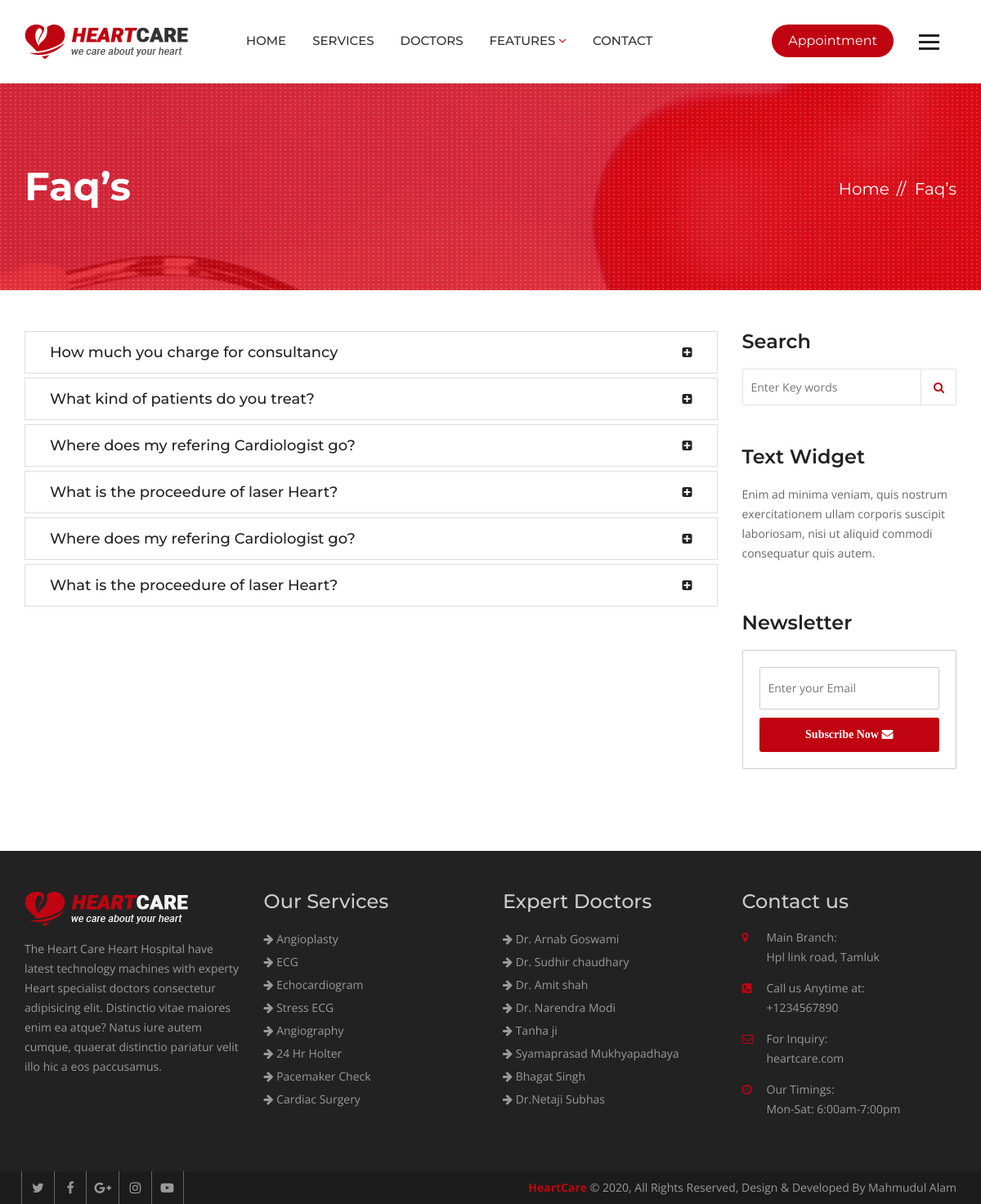
The page /faqs/ on the database its author committed.
### hospital/models.py (models this page shows, shortened)
class Faq(models.Model):
    question = models.CharField(max_length=120)
    answer = models.TextField()

class Service(models.Model):
    title = models.CharField(max_length=120)
    description = models.TextField()
    items = models.ManyToManyField(to='Item',)
    thumbnail = models.ImageField(upload_to='services/')
    cover = models.ImageField(upload_to='services/')
    image1 = models.ImageField(upload_to='services/', blank=True, null=True)
    image2 = models.ImageField(upload_to='services/', blank=True, null=True)

class Doctor(models.Model):
    name = models.CharField(max_length=120)
    speciality = models.CharField(max_length=120)
    picture = models.ImageField(upload_to="doctors/")
    details = models.TextField()
    experience = models.TextField()
    expertize = models.ManyToManyField(to='Expertize', related_name='doctors')
    twitter = models.CharField(max_length=120, blank=True, null=True)
    facebook = models.CharField(max_length=120, blank=True, null=True)
    instagram = models.CharField(max_length=120, blank=True, null=True)

### hospital/views.py (the view)
# urls.py: path('faqs/', views.FaqListView.as_view(), name="faqs"),
class FaqListView(ListView):
    template_name = 'hospital/faqs.html'
    queryset = Faq.objects.all()

### hospital/context_processors.py (called while the page is built)
def footer_content(request):
    services = Service.objects.all()
    doctors = Doctor.objects.all()
    context = {
        'services': services,
        'doctors': doctors
    }
    return context

### templates/hospital/faqs.html (shortened to what this page needs)
{% extends 'base.html' %}
{% block maincontent %}
<div class="inner-banner">
  <div class="container">
    <div class="row">
      <div class="col-md-7">
        <h1>Faq’s</h1>
      </div>
      <div class="col-md-5">
        <ol class="breadcrumb">
          <li><a href="{% url 'index' %}">Home</a></li>
          <li class="active">Faq’s</li>
        </ol>
      </div>
    </div>
  </div>
</div>
<div class="main-content">
  <section class="faqs">
    <div class="container">
      <div class="row">
        <div class="col-md-9">
          <div class="panel-group" id="accordion" role="tablist" aria-multiselectable="true">
            {% for faq in object_list %}
            <div class="panel panel-default">
              <div class="panel-heading" role="tab" id="heading{{ forloop.counter }}">
                <h4 class="panel-title"> <a class="collapsed" role="button" data-toggle="collapse"
                    data-parent="#accordion" href="#collapse{{ forloop.counter }}" aria-expanded="false"
                    aria-controls="collapse{{ forloop.counter }}">
                    {{ faq.question }}</a></h4>
              </div>
            </div>
            {% endfor %}
          </div>
        </div>
        <aside class="col-md-3">
          <div class="sidebar">
            <div class="widget search-widget">
              <h3>Search</h3>
              <form class="search-form">
                <input placeholder="Enter Key words" type="search">
                <button type="submit"><i class="fa fa-search" aria-hidden="true"></i></button>
              </form>
            </div>
            <div class="widget text-widget">
              <h3>Text Widget</h3>
              <p>Enim ad minima veniam, quis nostrum exercitationem ullam corporis suscipit laboriosam, nisi ut
                aliquid commodi consequatur quis autem.</p>
            </div>
            <div class="widget newsletter-widget">
              <h3>Newsletter</h3>
              <form class="newsletter-form">
                <input placeholder="Enter your Email" type="email">
                <button type="submit">Subscribe Now <i class="fa fa-envelope" aria-hidden="true"></i></button>
              </form>
            </div>
          </div>
        </aside>
      </div>
    </div>
  </section>
</div>
{% endblock maincontent %}

### templates/partials/_footer.html
{% load static %}
<footer class="footer">
  <div class="footer-widgets">
    <div class="container">
      <div class="row">
        <div class="col-md-3 col-sm-6">
          <div class="widget"> <img class="ft-logo" src="{% static 'heartcare/images/footer-logo.png' %}" alt="">
            <p>The Heart Care Heart Hospital have latest technology machines with experty Heart specialist doctors
              consectetur adipisicing elit. Distinctio vitae maiores enim ea atque? Natus iure autem cumque, quaerat
              distinctio pariatur velit illo hic a eos paccusamus. </p>
          </div>
        </div>
        <div class="col-md-3 col-sm-6">
          <div class="widget">
            <h3>Our Services</h3>
            <ul>
              {% for service in services|slice:':8' %}
              <li><a href="{% url 'service_details' service.id %}"><i class="fa fa-arrow-right"></i>
                  {{service.title }}</a></li>
              {% endfor %}
            </ul>
          </div>
        </div>
        <div class="col-md-3 col-sm-6">
          <div class="widget">
            <h3>Expert Doctors</h3>
            <ul>
              {% for doctor in doctors|slice:':8' %}
              <li><a href="{% url 'doctor_details' doctor.id %}"><i class="fa fa-arrow-right"></i> {{ doctor.name }}</a>
              </li>
              {% endfor %}
            </ul>
          </div>
        </div>
        <div class="col-md-3 col-sm-6">
          <div class="widget">
            <h3>Contact us</h3>
            <address>
              <ul>
                <li> <span class="icon"><i class="fa fa-map-marker" aria-hidden="true"></i></span> <span
                    class="add-text"><strong>Main Branch:</strong> Hpl link road, Tamluk</span> </li>
                <li> <span class="icon"><i class="fa fa-phone-square" aria-hidden="true"></i></span> <span
                    class="add-text"><strong>Call us Anytime at:</strong> +1234567890</span> </li>
                <li> <span class="icon"><i class="fa fa-envelope-o" aria-hidden="true"></i></span> <span
                    class="add-text"><strong>For Inquiry:</strong> heartcare.com</span> </li>
                <li> <span class="icon"><i class="fa fa-clock-o" aria-hidden="true"></i></span> <span
                    class="add-text"><strong>Our Timings:</strong> Mon-Sat: 6:00am-7:00pm</span> </li>
              </ul>
            </address>
          </div>
        </div>
      </div>
    </div>
  </div>
  <div class="footer-cr">
    <div class="container">
      <div class="row">
        <div class="col-md-6">
          <div class="footer-social"> <a href="#"><i class="fa fa-twitter" aria-hidden="true"></i></a> <a href="#"><i
                class="fa fa-facebook" aria-hidden="true"></i></a> <a href="#"><i class="fa fa-google-plus"
                aria-hidden="true"></i></a> <a href="#"><i class="fa fa-instagram" aria-hidden="true"></i></a> <a
              href="#"><i class="fa fa-youtube-play" aria-hidden="true"></i></a>
          </div>
        </div>
        <div class="col-md-6">
          <p><strong>HeartCare</strong> © {% now 'Y' %}, All Rights Reserved, Design & Developed By Mahmudul Alam</p>
        </div>
      </div>
    </div>
  </div>
</footer>

### heartcare/static/heartcare/css/custom.css (style rules this page uses)
html body { font-family: 'Open Sans', sans-serif; color: #777777; font-size: 14px; }
p { line-height: 24px; }
body h1, body h2, body h3, body h4, body h5, body h6 { font-family: 'Montserrat', sans-serif; margin: 0px; }
body h1 { font-size: 48px; }
body h3 { font-size: 24px; }
body h4 { font-size: 20px; }
.inner-banner { background: url(../images/inner.jpg) no-repeat top center; position: relative; width: 100%; float: left; padding: 100px 0 100px; background-color: #bf0311; z-index: 0; }
.inner-banner:after { background: url(../images/patt.png); position: absolute; left: 0; top: 0; content: ""; width: 100%; height: 100%; }
.inner-banner .container { position: relative; z-index: 99; }
.inner-banner h1 { color: #fff; font-weight: 700; }
.inner-banner .breadcrumb { text-align: right; background: none; padding: 0px; margin: 15px 0 0; }
.inner-banner .breadcrumb>li, .inner-banner .breadcrumb>li a { color: #fff; font-size: 20px; font-family: 'Montserrat', sans-serif; }
.inner-banner .breadcrumb>li+li::before { color: #fff; content: "// "; padding: 0 5px; }
.main-content { width: 100%; float: left; padding: 50px 0; }
.faqs .panel-default>.panel-heading { background: #ffffff none repeat scroll 0 0; border: 0 none; padding: 0 30px; position: relative; }
.faqs .panel-default>.panel-heading a { color: #222; display: block; }
.faqs .panel-default>.panel-heading a.collapsed { color: #222; }
.faqs .panel-default>.panel-heading a::after { color: #bf0311; content: "\f146"; font-family: FontAwesome; font-size: 14px; position: absolute; right: 30px; top: 0; }
.faqs .panel-default>.panel-heading a.collapsed::after { color: #222; content: "\f0fe"; font-family: FontAwesome; font-size: 14px; position: absolute; right: 30px; top: 0; }
.faqs .panel-default>.panel-heading h4 { font-weight: 500; line-height: 50px; font-size: 18px; }
.faqs .panel-default>.panel-heading h4 a { color: #bf0311; }
.faqs .panel-group .panel { border-radius: 0; box-shadow: none; }
.footer { width: 100%; float: left; background: #222222; padding: 50px 0 0 0; }
.footer .widget { width: 100%; float: left; margin: 0 0 50px; }
.footer .widget ul { margin: 0px; padding: 0px; list-style: none; }
.footer .widget li { line-height: 28px; color: #999999; }
.footer .widget a { color: #999; }
.footer .widget h3 { margin: 0 0 20px; color: #cccccc; line-height: 24px; }
.ft-logo { margin-bottom: 16px; max-width: 100%; height: auto; }
.footer .widget p { line-height: 24px; color: #999999; }
.footer .widget address li { float: left; line-height: 24px; margin-bottom: 14px; width: 100%; }
.widget address .icon { width: 30px; float: left; color: #bf0311; }
.widget address .add-text { float: left; width: 80%; }
.widget address .add-text>strong { display: block; font-weight: 400; }
.footer-cr { width: 100%; float: left; clear: both; background: #1c1c1c; }
.footer-cr p { margin: 0px; line-height: 40px; color: #999999; text-align: right; }
.footer-cr p strong { color: #bf0311; }
.footer-social a { border-left: 1px solid #666666; color: #999999; display: inline-block; font-size: 16px; line-height: 40px; margin-left: -4px; text-align: center; width: 40px; }
.footer-social a:last-child { border-right: 1px solid #666666; }
.sidebar .widget { float: left; margin-bottom: 50px; width: 100%; }
.sidebar .widget h3 { color: #222222; font-size: 24px; font-weight: 600; margin: 0 0 20px; }
.search-form { overflow: hidden; position: relative; width: 100%; }
.search-form input { border: 1px solid #e1e1e1; border-radius: 2px; height: 45px; padding: 0 10px; width: 100%; }
.search-form button { -moz-border-bottom-colors: none; -moz-border-left-colors: none; -moz-border-right-colors: none; -moz-border-top-colors: none; background: rgba(0, 0, 0, 0) none repeat scroll 0 0; border-color: currentcolor currentcolor currentcolor #e1e1e1; border-image: none; border-style: none none none solid; border-width: 0 0 0 1px; color: #666666; height: 45px; line-height: 45px; padding: 0 15px; position: absolute; right: 0; top: 0; }
.sidebar .text-widget p { color: #666666; line-height: 24px; }
.newsletter-form { background: #fff; border-radius: 2px; padding: 20px; border: 1px solid #ccc; }
.newsletter-form input { border: 1px solid #cccccc; border-radius: 2px; line-height: 50px; padding: 0 10px; width: 100%; }
.newsletter-form button { border: 0 none; border-radius: 3px; color: #ffffff; font-family: "Roboto Slab", serif; font-weight: 700; line-height: 40px; margin-top: 10px; text-align: center; width: 100%; }

### rows shown on the page
Faq: question "How much you charge for consultancy"
Faq: question "What kind of patients do you treat?"
Faq: question "Where does my refering Cardiologist go?"
Faq: question "What is the proceedure of laser Heart?"
Faq: question "Where does my refering Cardiologist go?"
Faq: question "What is the proceedure of laser Heart?"
Service: title "Angioplasty"
Service: title "ECG"
Service: title "Echocardiogram"
Service: title "Stress ECG"
Service: title "Angiography"
Service: title "24 Hr Holter"
Service: title "Pacemaker Check"
Service: title "Cardiac Surgery"
Doctor: name "Dr. Arnab Goswami"
Doctor: name "Dr. Sudhir chaudhary"
Doctor: name "Dr. Amit shah"
Doctor: name "Dr. Narendra Modi"
Doctor: name "Tanha ji"
Doctor: name "Syamaprasad Mukhyapadhaya"
Doctor: name "Bhagat Singh"
Doctor: name "Dr.Netaji Subhas"
